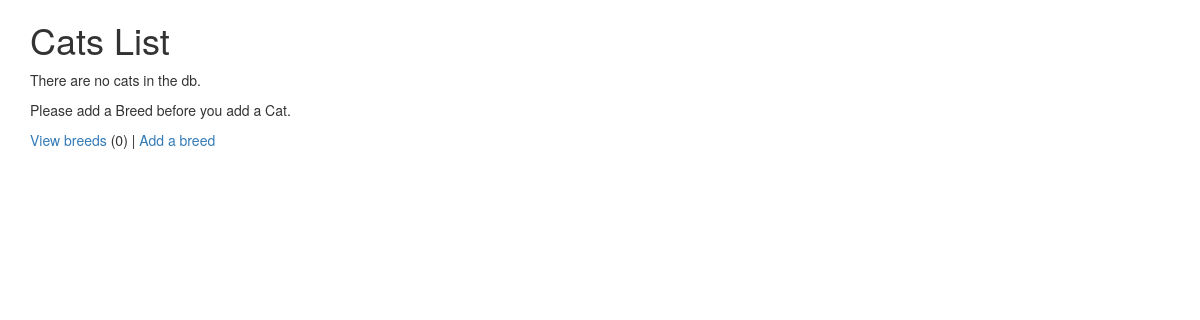
The page /cats/ (signed in) on the database as committed earlier.
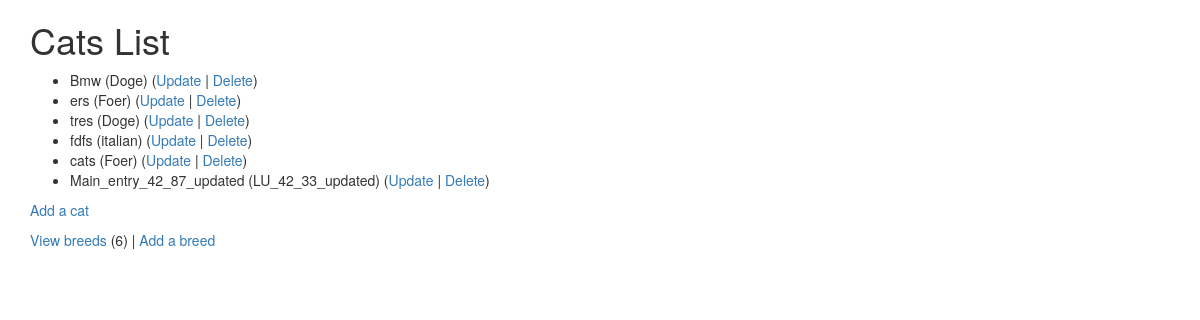
The same page on the database as committed later.
### cats/models.py (models this page shows, shortened)
class Cat(models.Model):
    nickname = models.CharField(
            max_length=200,
            validators=[MinLengthValidator(2, "Nickname must be greater than 1 character")]
    )
    weight = models.PositiveIntegerField()
    foods = models.CharField(max_length=300)
    breed = models.ForeignKey('Breed', on_delete=models.CASCADE, null=False)

class Breed(models.Model):
    name = models.CharField(
            max_length=200,
            validators=[MinLengthValidator(2, "Breed must be greater than 1 character")]
    )
    def __str__(self):
        return self.name

### cats/views.py (the view)
# urls.py: path('', views.CatList.as_view(), name='all'),
class CatList(LoginRequiredMixin, View):
    def get(self, request):
        mc = Breed.objects.all().count()
        al = Cat.objects.all()
        ctx = {'make_count': mc, 'cat_list': al}
        return render(request, 'cats/auto_list.html', ctx)

### cats/templates/cats/auto_list.html
{% extends "base_bootstrap.html" %}
{% block content %}
  <h1>Cats List</h1>
  {% if cat_list %}
  <ul>
    {% for cat in cat_list %}
      <li>
          {{ cat.nickname }} ({{ cat.breed }})
          (<a href="{% url 'cats:cat_update' cat.id %}">Update</a> |
          <a href="{% url 'cats:cat_delete' cat.id %}">Delete</a>) <br/>
      </li>
    {% endfor %}
  </ul>
  {% else %}
    <p>There are no cats in the db.</p>
  {% endif %}
  <p>
    {% if make_count > 0 %}
      <a href="{% url 'cats:cat_create' %}">Add a cat</a>
    {% else %}
      Please add a Breed before you add a Cat.
    {% endif %}
  </p>
  <p>
  <a href="{% url 'cats:breed_list' %}">View breeds</a> ({{ make_count }}) |
    <a href="{% url 'cats:breed_create' %}">Add a breed</a>
  </p>
{% endblock %}

### hello/templates/base_bootstrap.html (shortened to what this page needs)
<!DOCTYPE html>
<html>
<head>
<link rel="stylesheet"
    href="https://maxcdn.bootstrapcdn.com/bootstrap/3.4.0/css/bootstrap.min.css"
>
<link rel="stylesheet"
    href="https://maxcdn.bootstrapcdn.com/bootstrap/3.4.0/css/bootstrap-theme.min.css"
>
<link rel="stylesheet"
    href="https://code.jquery.com/ui/1.12.1/themes/ui-lightness/jquery-ui.css"
>
<link rel="stylesheet" href="https://use.fontawesome.com/releases/v5.8.1/css/all.css">
<link rel="stylesheet" href="https://use.fontawesome.com/releases/v5.8.1/css/v4-shims.css">
</head>
<body>
<div class="container">
{% block content %}
{% endblock %}
</div>
</body>
</html>

Rows that differ between the two databases and show on the page:
added Cat: nickname "Bmw", breed "Doge"
added Cat: nickname "ers", breed "Foer"
added Cat: nickname "tres", breed "Doge"
added Cat: nickname "fdfs", breed "italian"
added Cat: nickname "cats", breed "Foer"
added Cat: nickname "Main_entry_42_87_updated", breed "LU_42_33_updated"
Other text that changed with them:
{{ make_count }}: "0" → "6"
text no longer shown: "There are no cats in the db. Please add a Breed before you add a Cat."
text now shown: "Add a cat"
